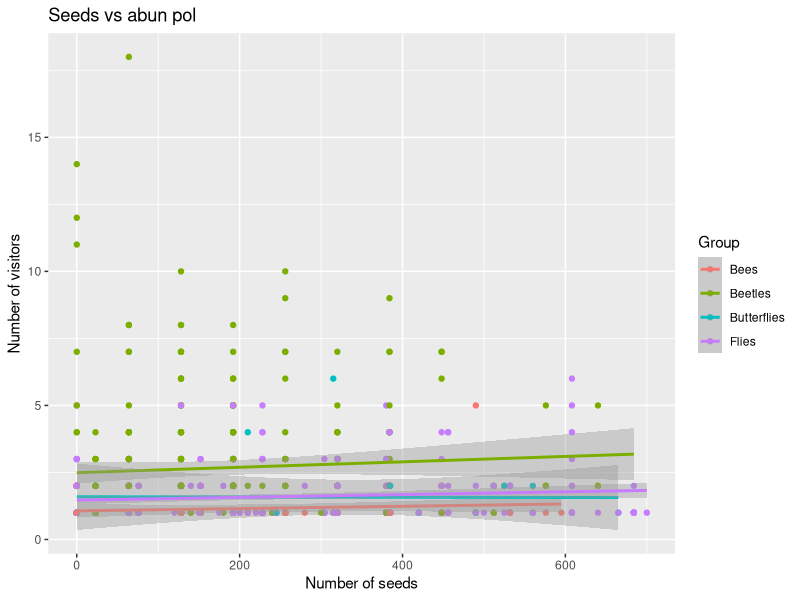
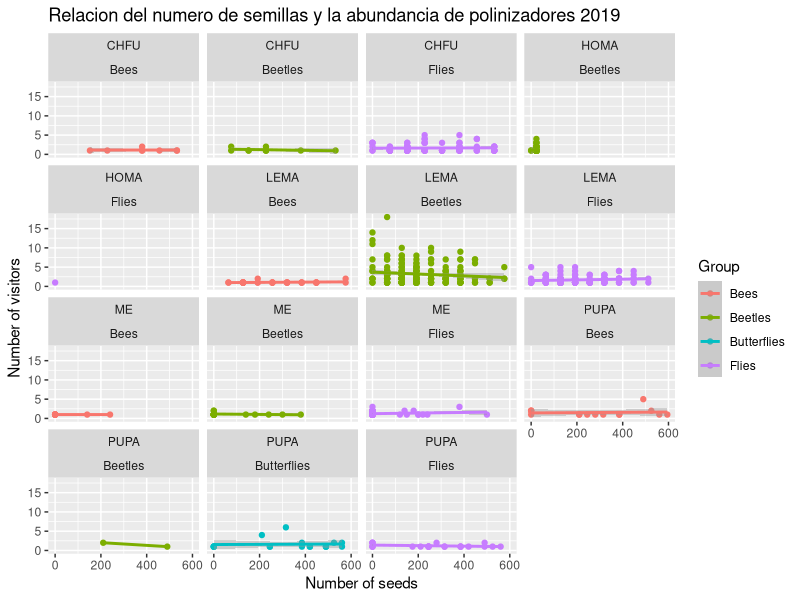
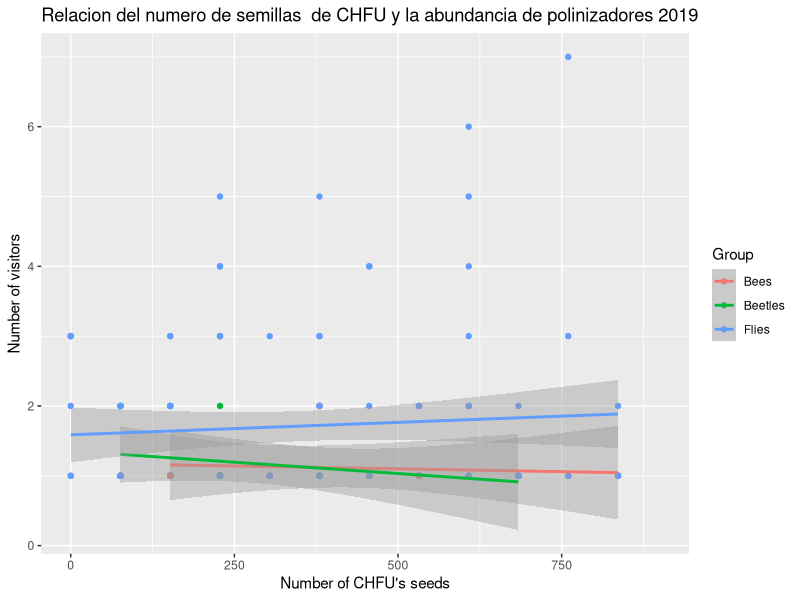
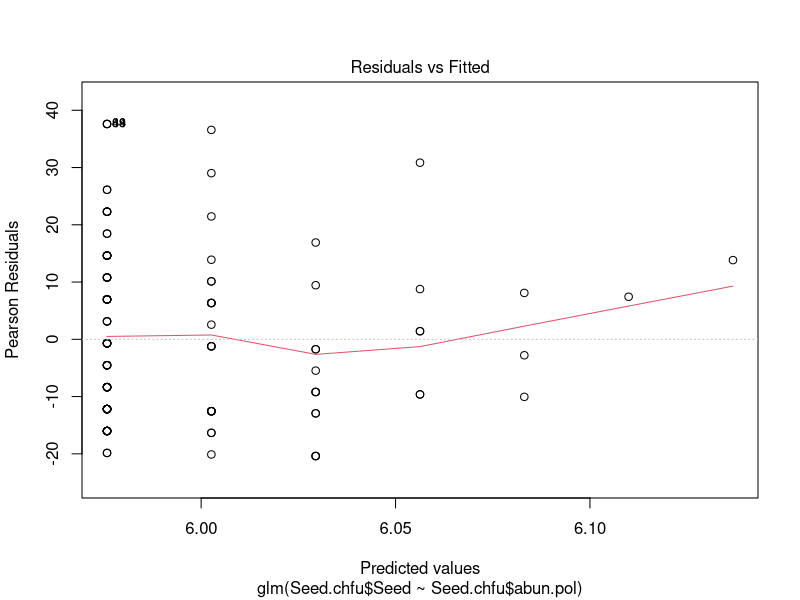
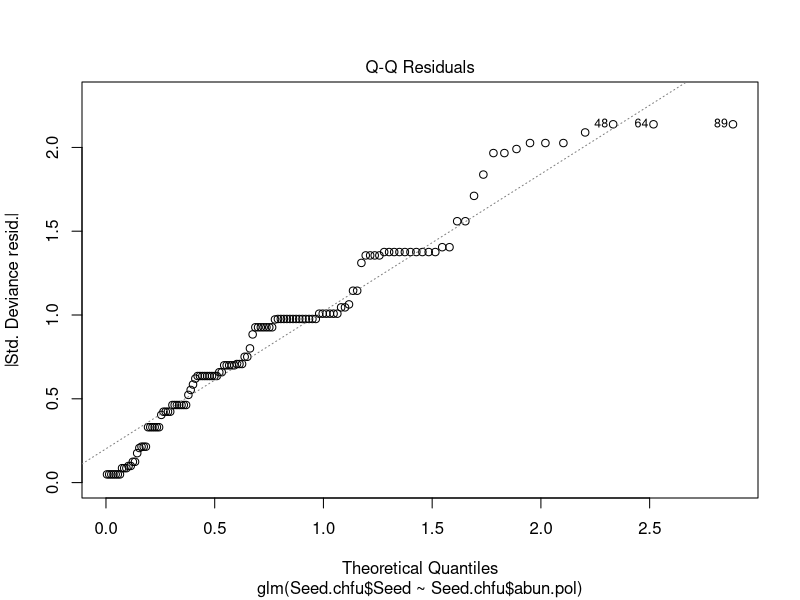
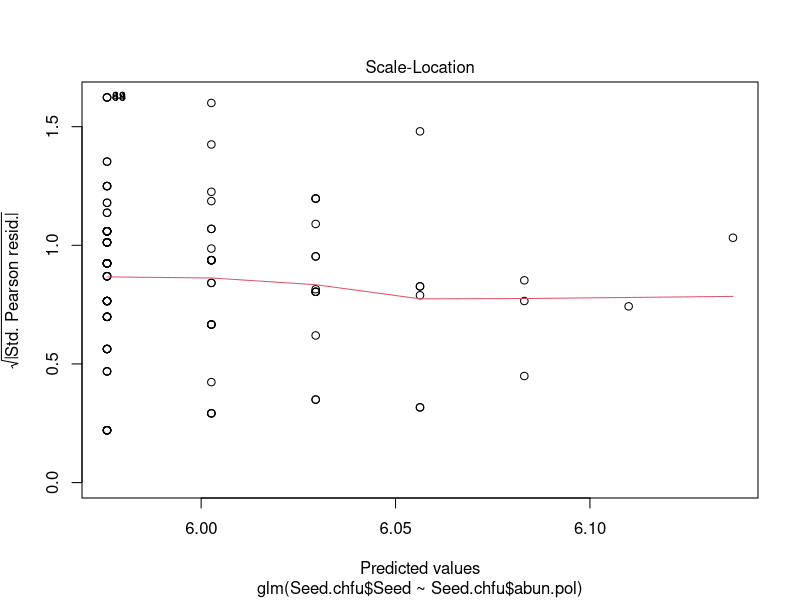
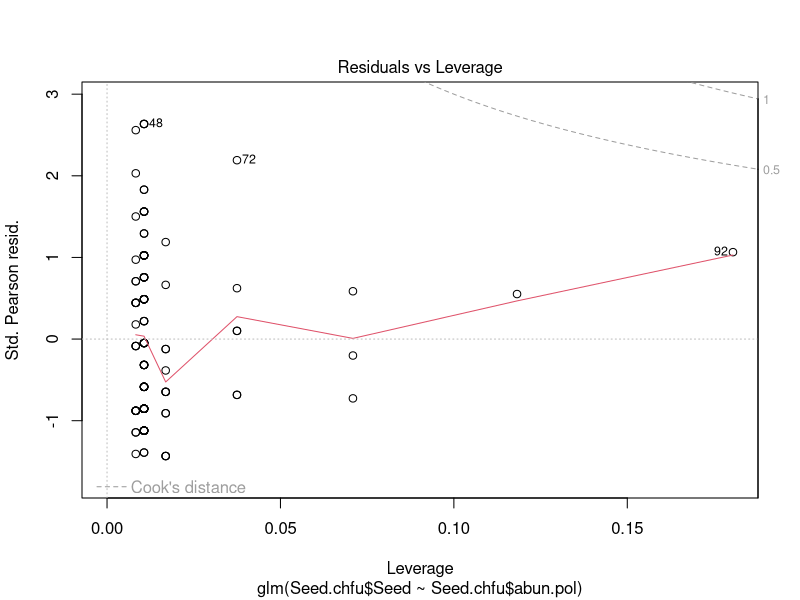
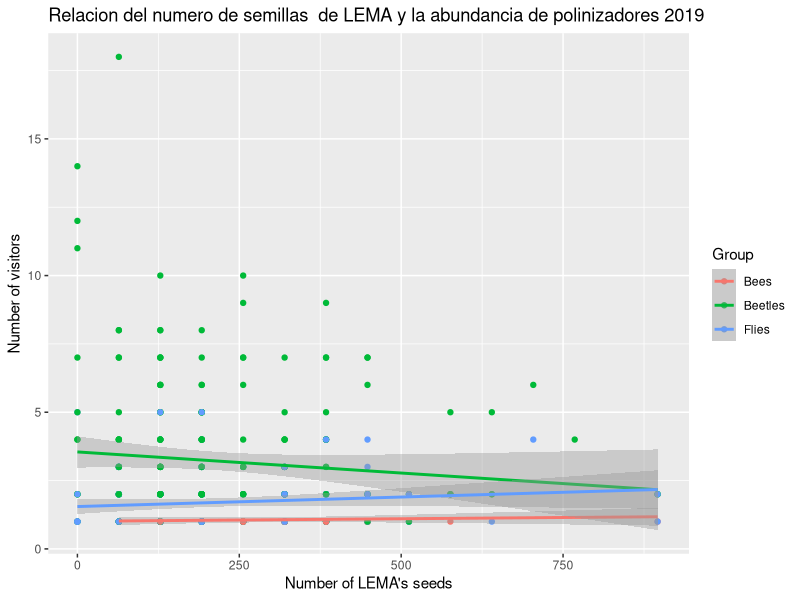

Here is the R script that generated these plots, in order: (Note: this script raises an error after producing the figures.)
#load library
library(tidyverse)
#cargar datos
SEEDS <- read.table("data/simplex_competencia_SEEDS_2019.csv", header= T, sep= ";")
head(SEEDS)
str(SEEDS)
ABUNDANCES.pol <- read.table("data/V_a_16_19.csv", header= T, sep= ";")
#preparar datos
abun.pol.19 <- subset(ABUNDANCES.pol, Year=='2019')
abun.pol.19 <- subset(abun.pol.19, Plot != "OUT")


P <- abun.pol.19 %>% group_by(Plot, Subplot, Group,Plant_Simple) %>% summarise (abun.pol = sum(Abundances))
P<- subset(P, Plant_Simple %in% c('CHFU', 'HOMA', 'LEMA', 'ME', 'PUPA', 'POMA','CHMI') & Group %in% c('Bees','Beetles','Butterflies','Flies'))
P <-P[which(complete.cases(P)),]
juntos <- dplyr::left_join(SEEDS,P)
str(juntos)
juntos$Group <- as.character(juntos$Group)
#juntos[is.na(juntos)] <- 0
head(juntos)
juntos.b <- subset(juntos, Plant_Simple %in% c('CHFU', 'HOMA', 'LEMA', 'ME', 'PUPA', 'POMA','CHMI') & Group  %in% c('Bees','Beetles','Butterflies','Flies'))

#Analysis
#globales ----
x_scale3 <- scale_x_continuous(limits = c(0,700))
global <- ggplot(juntos.b, aes(x = Seed, y = abun.pol, group = Group))+
    geom_point(aes(color = Group))+
    geom_smooth(method = "lm", aes(color = Group))+
    x_scale3+ 
    ylab("Number of visitors")+
    xlab("Number of seeds")+
    ggtitle("Seeds vs abun pol")
    NULL
global
x_scale4 <- scale_x_continuous(limits = c(0,600))
dos <- ggplot(juntos.b, aes(x = Seed, y= abun.pol))+ #GRAFICO GLOBAL PERO SEPARADO POR GUILD Y PLANTA
    geom_point(aes(color = Group))+
    geom_smooth(method = "lm", aes(color = Group))+
    facet_wrap(Plant_Simple~Group)+
    ggtitle('Relacion del numero de semillas y la abundancia de polinizadores 2019')+
    ylab("Number of visitors")+
    xlab("Number of seeds")+
    x_scale4+
    NULL
dos #este gráfico muestra que en LEMA los coleopteros hacen que haya menos semillas! Confirmado!
#ahora graficos separados por especies de planta ----
Seed.chfu <- subset(juntos.b, Plant_Simple == "CHFU")
x_scale5 <- scale_x_continuous(limits = c(0,900))
S.chfu <- ggplot(Seed.chfu, aes(x = Seed, y = abun.pol))+ 
    geom_point(aes(color = Group))+
    geom_smooth(method = "lm", aes(color = Group))+
    ggtitle('Relacion del numero de semillas  de CHFU y la abundancia de polinizadores 2019')+
    ylab("Number of visitors")+
    xlab("Number of CHFU's seeds")+
    x_scale5+
    NULL
S.chfu

#glm por spp de visitor para comprobar la relacion
GLM.chfu<- glm(cbind(Seed.chfu$Seed,Seed.chfu$abun.pol) ~ Seed.chfu$Group, 
          family = "binomial")
summary(GLM.chfu) # las moscas y las abejas afectan a la cantidad de semillas en CHFU

#IB: Yo creo que este GLM esta mal especificado. 
GLM.chfu<- glm(Seed.chfu$Seed ~ Seed.chfu$abun.pol, family = "quasipoisson", 
              subset = Seed.chfu$Group == "Flies")
plot(GLM.chfu)
summary(GLM.chfu) #tendencia positva, pero ns para flies. 

Seed.LEMA <- subset(juntos.b, Plant_Simple=="LEMA")
x_scale6 <- scale_x_continuous(limits = c(0,900))
S.LEMA <- ggplot(Seed.LEMA, aes(x = Seed, y = abun.pol))+ 
    geom_point(aes(color = Group))+
    geom_smooth(method = "lm", aes(color = Group))+
    ggtitle('Relacion del numero de semillas  de LEMA y la abundancia de polinizadores 2019')+
    ylab("Number of visitors")+
    xlab("Number of LEMA's seeds")+
    x_scale6+
    NULL
S.LEMA
GLM.LEMA<- glm(cbind(Seed.LEMA$Seed,Seed.LEMA$abun.pol) ~ Seed.LEMA$Group, 
                     family = "binomial")
summary(GLM.LEMA) #todas las especies afectan a la cantidad de semillas!!!
#IDEM

Seed.PUPA <- subset(juntos.b, Plant_Simple=="PUPA")
x_scale7 <- scale_x_continuous(limits = c(0,600))
S.PUPA <- ggplot(Seed.PUPA, aes(x = Seed, y = abun.pol))+ 
    geom_point(aes(color = Group))+
    geom_smooth(method = "lm", aes(color = Group))+
    ggtitle('Relacion del numero de semillas de PUPA y la abundancia de polinizadores 2019')+
    ylab("Number of visitors")+
    xlab("Number of PUPA's seeds")+
    x_scale7+
    NULL
S.PUPA


GLM.PUPA<- glm(cbind(Seed.PUPA$Seed,Seed.PUPA$abun.pol) ~ Seed.PUPA$Group, 
               family = "binomial")
summary(GLM.PUPA) #las abejas son las únicas que afectan
#IDEM

#IB: HOMA no tiene pollinators, no? Hordeum es una graminea que va por viento...
Seed.Homa <- subset(juntos.b, Plant_Simple=="HOMA")
x_scale8 <- scale_x_continuous(limits = c(0,40))
S.Homa <- ggplot(Seed.Homa, aes(x = Seed, y = abun.pol))+ 
    geom_point(aes(color = Group))+
    geom_smooth(method = "lm", aes(color = Group))+
    ggtitle('Relacion del numero de semillas de HOMA y la abundancia de polinizadores 2019')+
    ylab("Number of visitors")+
    xlab("Number of HOMA's seeds")+
    x_scale8+
    NULL
S.Homa

GLM.HOMA<- glm(cbind(Seed.Homa$Seed,Seed.Homa$abun.pol) ~ Seed.Homa$Group, 
               family = "binomial")
summary(GLM.HOMA) #le afectan los coleopteros, pero hay muy pocos datos de visitas de polinizadores a HOMA

Seed.ME<- subset(juntos.b, Plant_Simple=="ME")
x_scale9 <- scale_x_continuous(limits = c(0,400))
S.ME <- ggplot(Seed.ME, aes(x = Seed, y = abun.pol))+ 
    geom_point(aes(color = Group))+
    geom_smooth(method = "lm", aes(color = Group))+
    ggtitle('Relacion del numero de semillas de ME y la abundancia de polinizadores 2019')+
    ylab("Number of visitors")+
    xlab("Number of ME's seeds")+
    x_scale9+
    NULL
S.ME

GLM.ME<- glm(cbind(Seed.ME$Seed,Seed.ME$abun.pol) ~ Seed.ME$Group, 
               family = "binomial")
summary(GLM.ME) #aparece que le afectan las abejas, pero en la gráfica parece que es la menos determinantem ya que se queda estable, Hmmm...extraño
#IDEM

Seed.CHMI<- subset(juntos.b, Plant_Simple=="CHMI")
x_scale10 <- scale_x_continuous(limits = c(0,400))
S.CHMI <- ggplot(Seed.CHMI, aes(x = Seed, y = abun.pol))+ 
    geom_point(aes(color = Group))+
    geom_smooth(method = "lm", aes(color = Group))+
    ggtitle('Relacion del numero de semillas de CHMI y la abundancia de polinizadores 2019')+
    ylab("Number of visitors")+
    xlab("Number of CHMI's seeds")+
    x_scale9+
    NULL
S.CHMI

GLM.CHMI<- glm(cbind(Seed.CHMI$Seed,Seed.CHMI$abun.pol) ~ Seed.CHMI$Group, 
             family = "binomial")
summary(GLM.CHMI)#no tiene sentido tener en cuenta CHMI por las dos visitas que tiene en las que no hay semillas registradas
#IDEM

#resultados: 
    # SEGUN LOS GRAFICOS :en las especies CHFU,LEMA,PUPA,ME,HOMA se ve que los coleopteros afectan negativamente a la producción de semillas. 
    #parece que a estas mismas especies(salvo PUPA), las moscas afectan positivamente (de manera ligera) a la producción de semillas
    #segun los glm solo en LEMA afectan todos los visitantes florales a la produccion de semillas.  